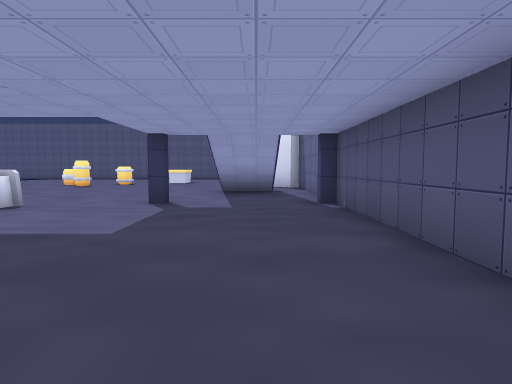
[1] (above)

22 first-person views from a walk through a 3-D level made in the Godot game engine. The camera is 1.3 m above the floor, tilts 4° down and sees 75° across. The floor is counted in squares, 2 m on a side. Each view is taken from the middle of a square. On the plan, view 1 faces up. The plan holds only what a view shows up to about 10 squares ahead; the rest is blank. The place goes on beyond the plan.

[2]
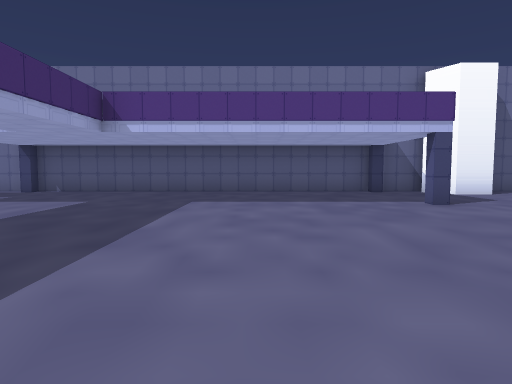

[3]
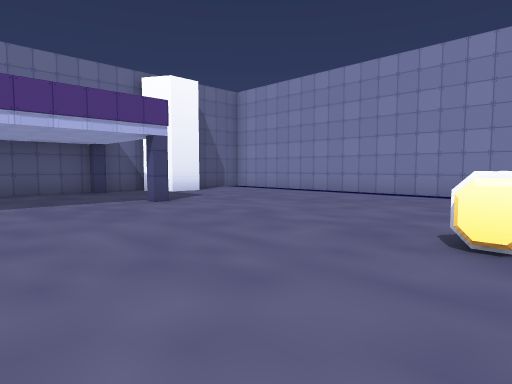

[4]
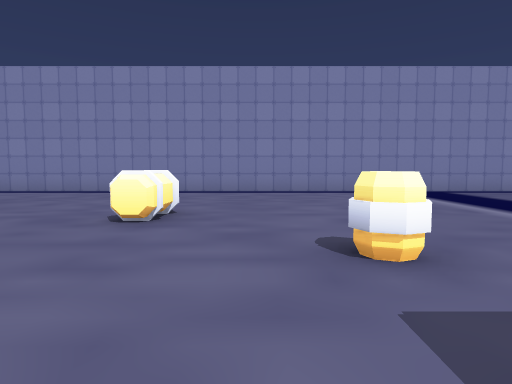

[5]
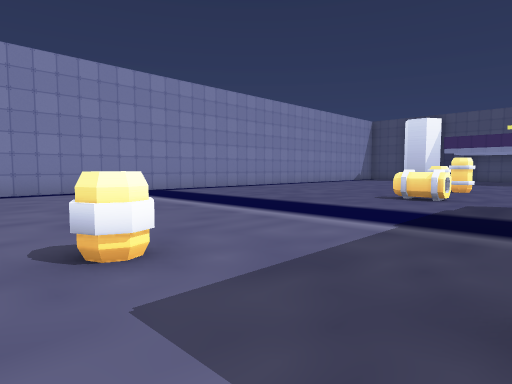

[6]
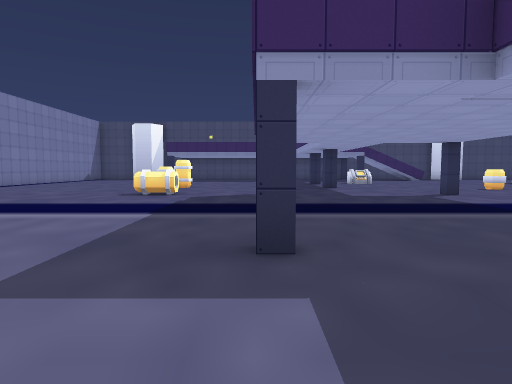

[7]
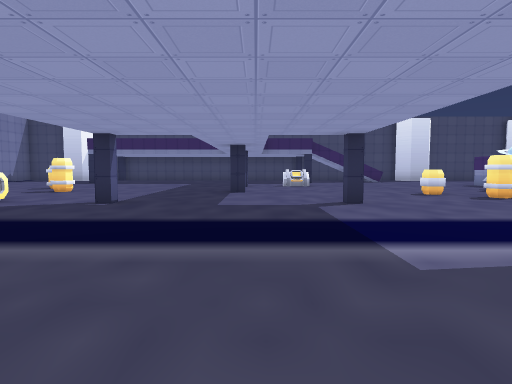

[8]
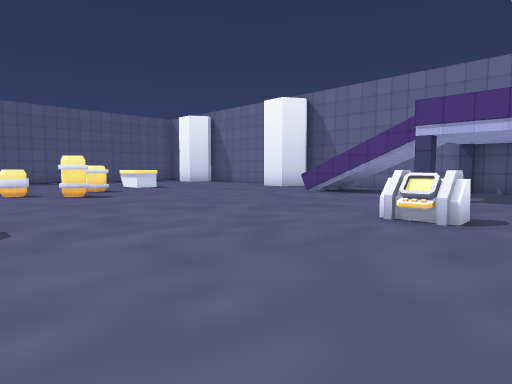

[9]
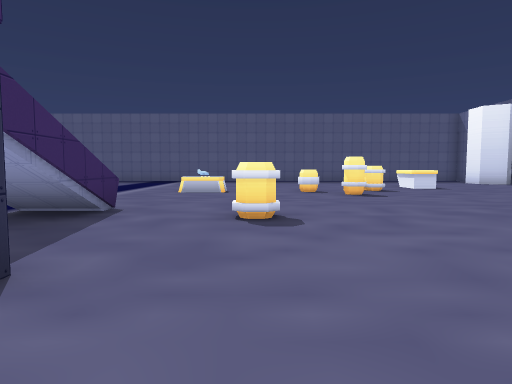

[10]
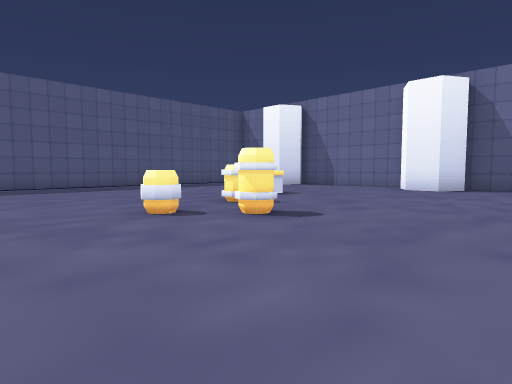

[11]
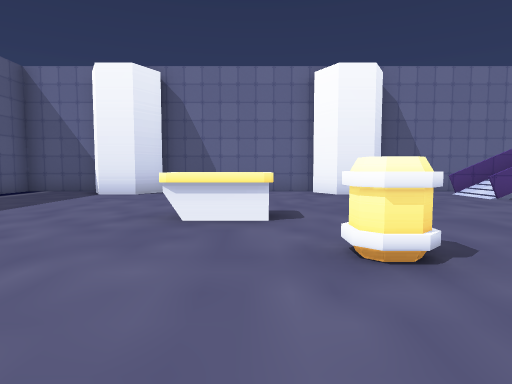

[12]
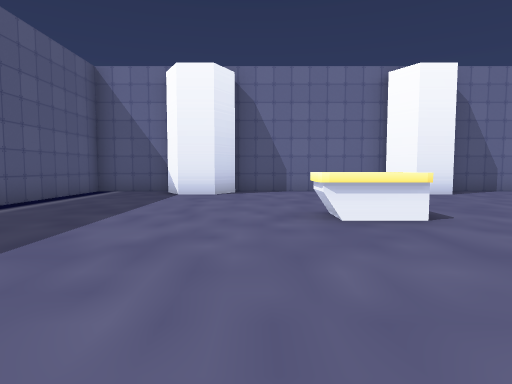

[13]
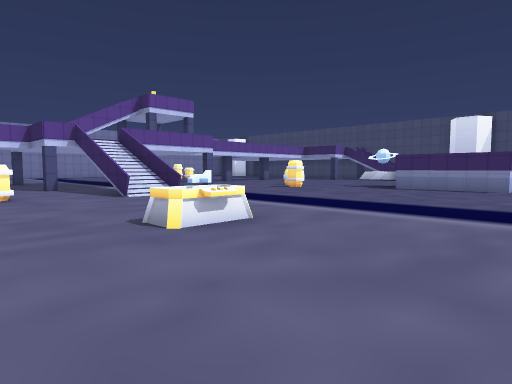

[14]
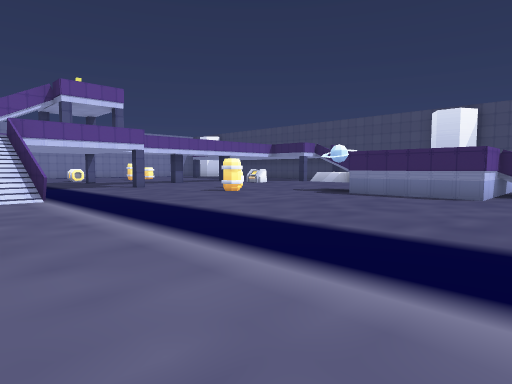

[15]
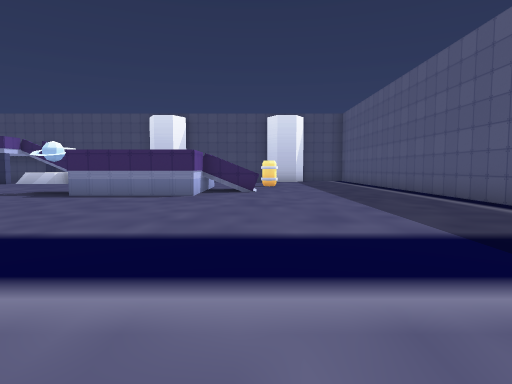

[16]
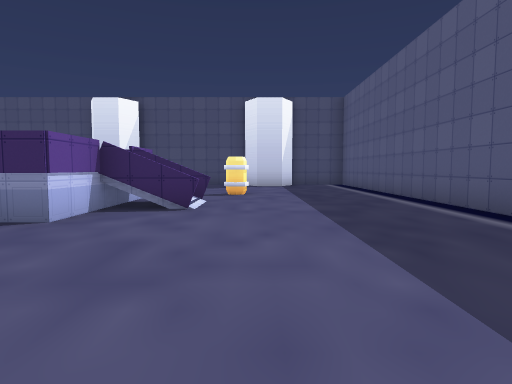

[17]
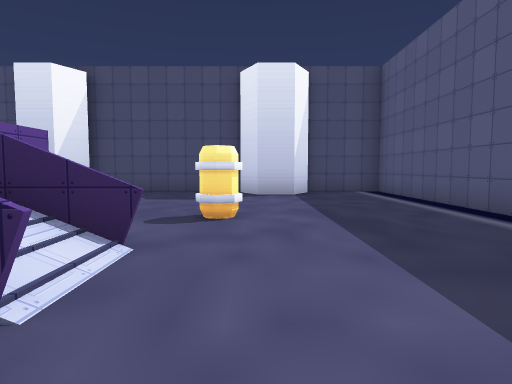

[18]
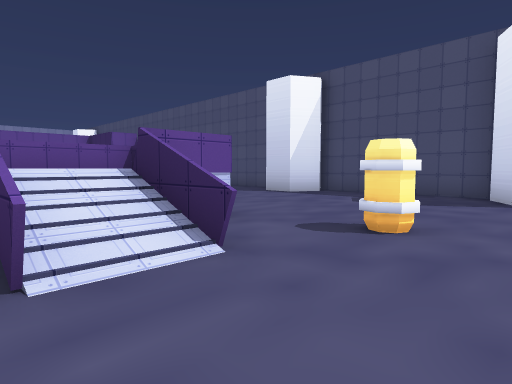

[19]
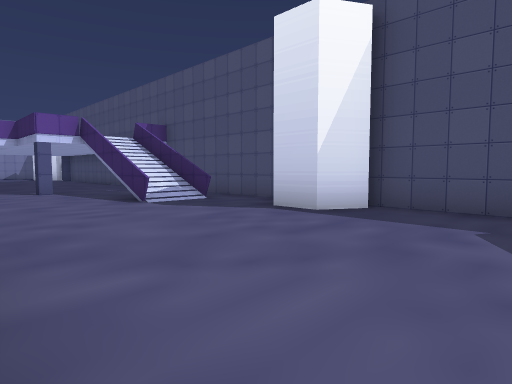

[20]
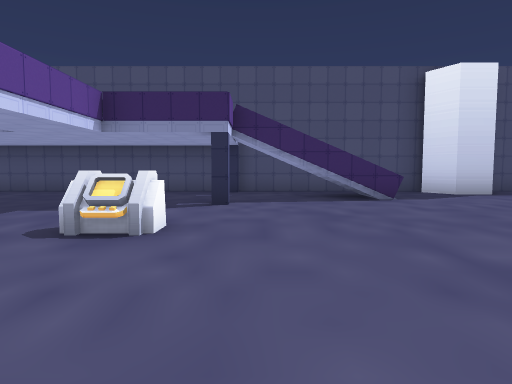

[21]
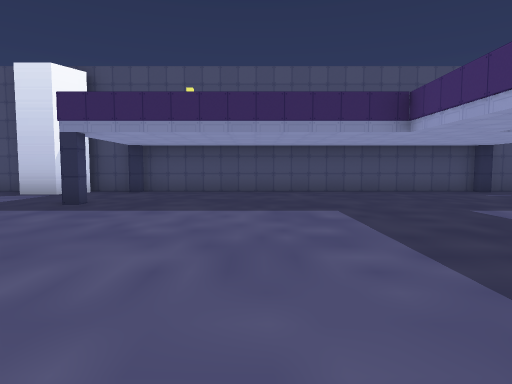

[22]
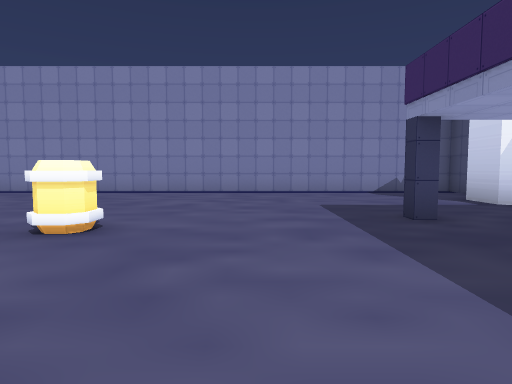

### Floor plan
Points are (right, up) in squares from view 1. A wall is a line through its corners. A room is listed if a view was taken in it or the views show most of it. See-through windows are left out.
Room 1 (views 1, 2, 3, 4, 5, 6, 7, 8, 9, 10, 11, 12, 13, 14, 15, 16, 17, 18, 19, 20, 21, 22)
walls: (-10.5, 6.1) (-10.5, 5.6); (-16.2, 6.1) (-16.2, 5.6); (-11.3, 9.6) (-11.3, 7.9); (-19, 3.8) (-19, 3.2); (-19.2, 12.1) (-19.2, 11.2); (-4.2, 5.9) (-4.2, 5.4); (-4.1, 5) (-4.9, 5); (-19.5, 15.5) (-19, 15.5) (-19, 12.4); (-23, 12.5) (-20.9, 12.5); (-25, 6.6) (-25, 6.1); (-1, 8) (-1, 10.1); (-3.2, 14.9) (-3.2, 16.1); (-3.1, 14.8) (-3.9, 14.8) (-3.9, 16.2) (-3.1, 16.2); (-26, 10.1) (-26, 7.6); (0.5, 8.5) (0.5, 9.9); (-23.1, 15.5) (-22.6, 15.5); (1.5, 6.5) (1.5, 11.8); (-2, -3.6) (-2, -3.2) (-1.6, -3.2); (-16.8, -8.5) (-1.6, -8.5); (-28.2, 6.6) (-28.2, 6.1); (-28.5, 6.2) (-28.5, -3.2); (-16.8, 21.5) (-28.5, 21.5) (-28.5, 19.4); (1.5, 13.2) (1.5, 17.8); (-28.5, 11.8) (-28.5, 6.5); (1.2, -3.6) (1.2, -3.1); (1.5, -3.2) (1.5, 6.2) (1.1, 6.2); (1.5, -4.8) (1.5, -3.5); (-28.5, -3.5) (-28.5, -4.8); (-28.5, 17.6) (-28.5, 13.2); (1.5, -7.4) (1.5, -6.8); (1.5, 19.5) (1.5, 21.5) (-2.2, 21.5); (-28.5, -6.6) (-28.5, -8.5) (-18.2, -8.5)
low walls: (-11, 13.3) (-10, 13.3); (-10.5, 13.8) (-9.9, 13.8) (-9.9, 13.2) (-11, 13.2); (-19, 12.1) (-19, 11.2)
objects: pipe (-28, -6) to (-28, -5); pipe (-28, 12) to (-28, 13); pipe (-28, 18) to (-28, 19); container (-23, 17); box (-22, 15); box (-22, 16) to (-22, 17); container (-21, -3); box (-20, 15); box (-20, 16) to (-20, 17); container (-19, -2); container (-18, 8); container (-17, -2) to (-16, -1); container (-17, 9); other object (-13, 9); container (-10, -2); container (-9, 8); container (-8, -4) to (-7, -3); container (-7, 13); container (-6, 12); container (-5, 14); pipe (1, -6) to (1, -5); pipe (1, 12) to (1, 13); pipe (1, 18) to (1, 19)

Positions as (right, up) in squares from view 1, and headings:
1: (0, 0), facing up
2: (-8, 0), facing right
3: (-8, 0), facing down-right
4: (-9, 1), facing down
5: (-9, 1), facing down-left
6: (-8, 1), facing left
7: (-10, 4), facing left
8: (-9, 4), facing up-right
9: (-9, 4), facing up
10: (-10, 9), facing up-right
11: (-8, 15), facing right
12: (-8, 17), facing right
13: (-8, 17), facing down-left
14: (-11, 17), facing down-left
15: (-11, 17), facing left
16: (-15, 18), facing left
17: (-19, 18), facing left
18: (-20, 19), facing down-left
19: (-23, 16), facing down-left
20: (-19, 7), facing left
21: (-19, 0), facing left
22: (-23, 1), facing down
